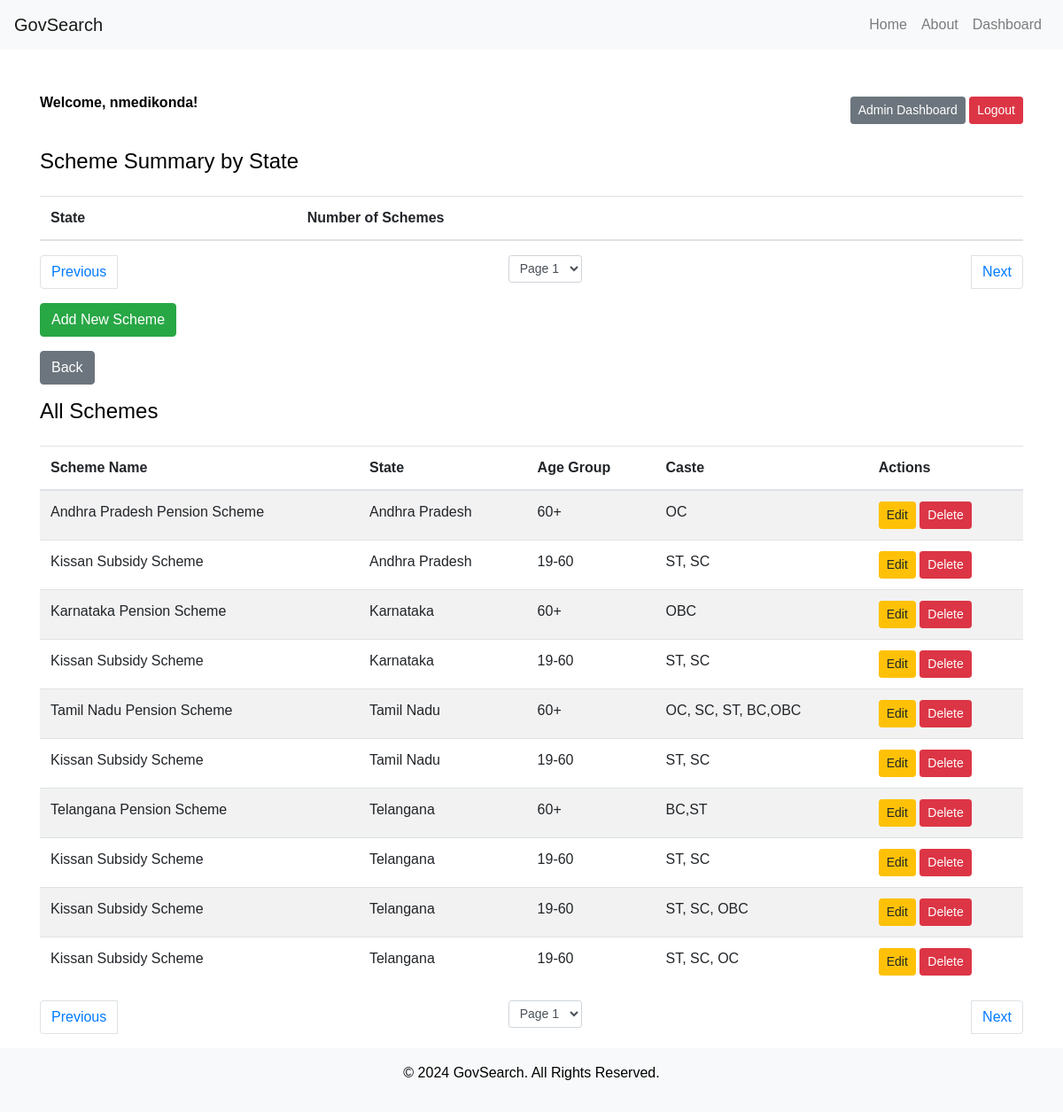
Page /admin_dashboard.php?page=2 (signed in) on the earlier database version.
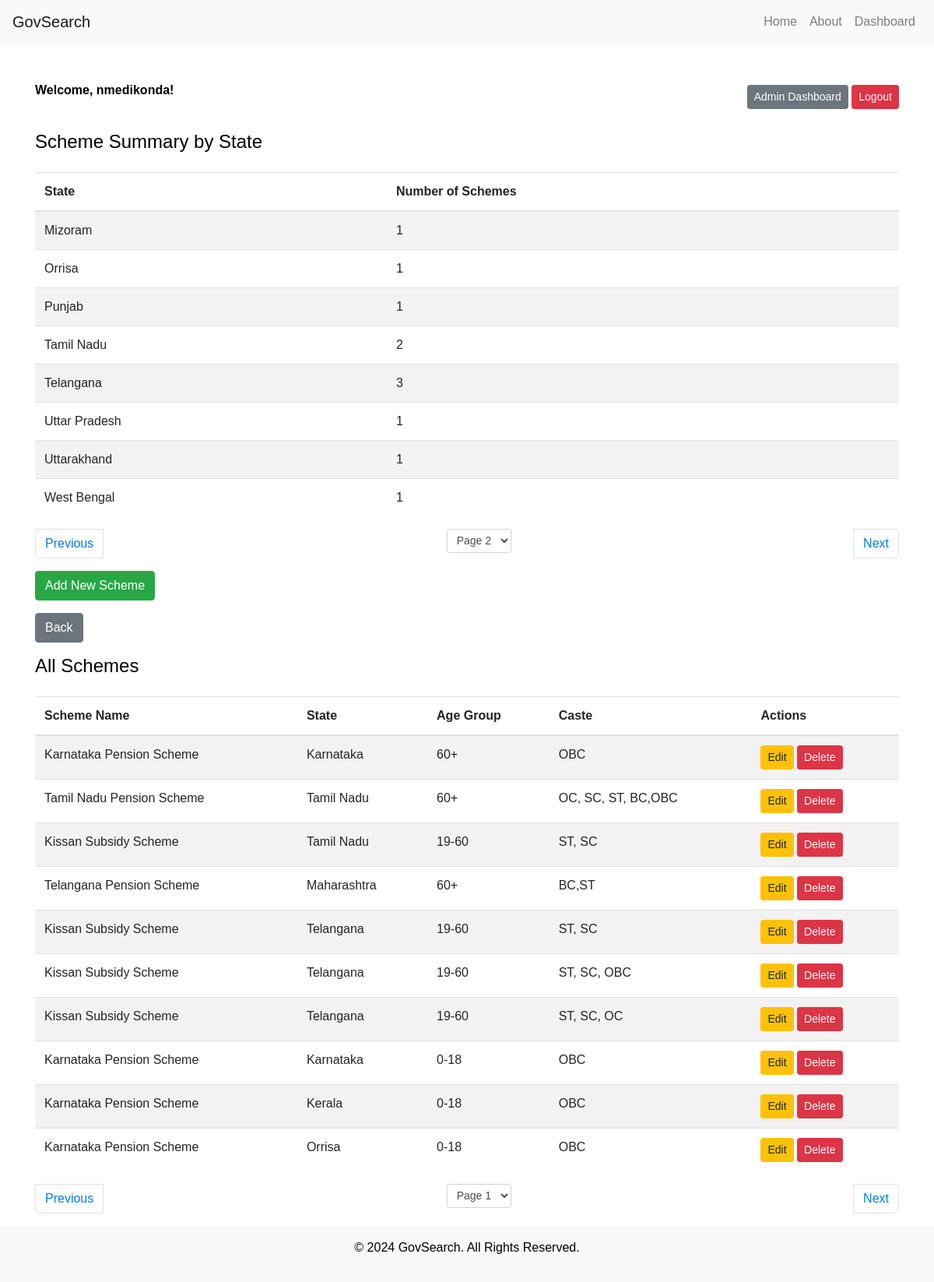
Same page on the later database version.
### tables this page shows
CREATE TABLE `schemes` (
  `id` int(11) NOT NULL,
  `scheme_name` varchar(255) NOT NULL,
  `state` varchar(100) NOT NULL,
  `age_group` varchar(50) DEFAULT NULL,
  `caste` varchar(50) DEFAULT NULL
);

### admin_dashboard.php (the view, shortened to what the changed rows need)
<?php
include('db_connection.php');
$items_per_page = 10;
$page = isset($_GET['page']) ? (int)$_GET['page'] : 1;
$offset = ($page - 1) * $items_per_page;
$summary_sql = "SELECT state, COUNT(*) AS scheme_count FROM schemes GROUP BY state LIMIT ?, ?";
$summary_stmt = $conn->prepare($summary_sql);
$summary_stmt->bind_param("ii", $offset, $items_per_page);
$summary_stmt->execute();
$summary_result = $summary_stmt->get_result();
$total_states_sql = "SELECT COUNT(DISTINCT state) AS total_states FROM schemes";
$total_states_result = $conn->query($total_states_sql);
$total_states = $total_states_result->fetch_assoc()['total_states'];
$total_pages = ceil($total_states / $items_per_page);
$page_schemes = isset($_GET['page_schemes']) ? (int)$_GET['page_schemes'] : 1;
$offset_schemes = ($page_schemes - 1) * $items_per_page;
$sql_schemes = "SELECT * FROM schemes LIMIT ?, ?";
$stmt_schemes = $conn->prepare($sql_schemes);
$stmt_schemes->bind_param("ii", $offset_schemes, $items_per_page);
$stmt_schemes->execute();
$result_schemes = $stmt_schemes->get_result();
include('header.php');
?>
<div class="container mt-5">
    <div class="table-responsive">
        <table class="table table-striped">
            <thead>
                <tr>
                    <th>State</th>
                    <th>Number of Schemes</th>
                </tr>
            </thead>
            <tbody>
                <?php while ($row = $summary_result->fetch_assoc()) { ?>
                    <tr>
                        <td><?php echo htmlspecialchars($row['state']); ?></td>
                        <td><?php echo htmlspecialchars($row['scheme_count']); ?></td>
                    </tr>
                <?php } ?>
            </tbody>
        </table>
    </div>
    <nav>
        <ul class="pagination justify-content-between">
            <li class="page-item">
                <form method="get" action="" class="d-inline">
                    <select class="form-control form-control-sm" name="page" onchange="this.form.submit()">
                        <?php for ($i = 1; $i <= $total_pages; $i++): ?>
                            <option value="<?php echo $i; ?>" <?php if ($i == $page) echo 'selected'; ?>>Page <?php echo $i; ?></option>
                        <?php endfor; ?>
                    </select>
                </form>
            </li>
        </ul>
    </nav>
    <div class="table-responsive">
        <table class="table table-striped">
            <thead>
                <tr>
                    <th>Scheme Name</th>
                    <th>State</th>
                    <th>Age Group</th>
                    <th>Caste</th>
                    <th>Actions</th>
                </tr>
            </thead>
            <tbody>
                <?php while ($row = $result_schemes->fetch_assoc()) { ?>
                    <tr>
                        <td><?php echo htmlspecialchars($row['scheme_name']); ?></td>
                        <td><?php echo htmlspecialchars($row['state']); ?></td>
                        <td><?php echo htmlspecialchars($row['age_group']); ?></td>
                        <td><?php echo htmlspecialchars($row['caste']); ?></td>
                        <td>
                            <a href="edit_scheme.php?id=<?php echo $row['id']; ?>" class="btn btn-warning btn-sm">Edit</a>
                            <a href="delete_scheme.php?id=<?php echo $row['id']; ?>" class="btn btn-danger btn-sm" onclick="return confirmDelete();">Delete</a>
                        </td>
                    </tr>
                <?php } ?>
            </tbody>
        </table>
    </div>
    <nav>
        <ul class="pagination justify-content-between">
            <li class="page-item">
                <?php if ($page_schemes < ceil($total_states / $items_per_page)): ?>
                    <a class="page-link" href="?page_schemes=<?php echo $page_schemes + 1; ?>">Next</a>
                <?php else: ?>
                    <span class="page-link disabled">Next</span>
                <?php endif; ?>
            </li>
        </ul>
    </nav>
</div>
<?php include('footer.php'); ?>

Differences in the rows shown:
removed schemes: scheme_name "Andhra Pradesh Pension Scheme", state "Andhra Pradesh", age_group "60+", caste "OC"
removed schemes: scheme_name "Kissan Subsidy Scheme", state "Andhra Pradesh", age_group "19-60", caste "ST, SC"
removed schemes: scheme_name "Kissan Subsidy Scheme", state "Karnataka", age_group "19-60", caste "ST, SC"
changed schemes "Telangana Pension Scheme": state "Telangana" → "Maharashtra"
now on this page (row unchanged): schemes: scheme_name "Karnataka Pension Scheme", state "Karnataka", age_group "0-18", caste "OBC"
added schemes: scheme_name "Karnataka Pension Scheme", state "Kerala", age_group "0-18", caste "OBC"
added schemes: scheme_name "Karnataka Pension Scheme", state "Orrisa", age_group "0-18", caste "OBC"
Other differences:
form field page: "Page 1" → "Page 2"
new list line: "Mizoram 1"
new list line: "Orrisa 1"
new list line: "Punjab 1"
new list line: "Tamil Nadu 2"
new list line: "Telangana 3"
new list line: "Uttar Pradesh 1"
new list line: "Uttarakhand 1"
new list line: "West Bengal 1"
